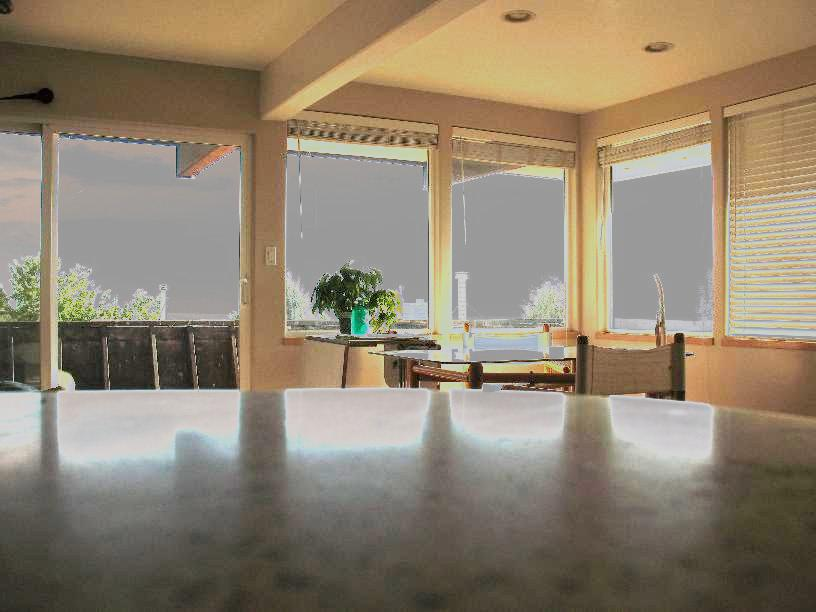

This chart was generated by the following Python code:
#!/usr/bin/env python
# -*- coding: utf-8 -*-

__author__ = 'cpina'

'''
versión 1.0 de hdr

	falta optimizar el proceso de difuminación de pixeles y la superposición de capas
'''

import numpy as np
from PIL import Image
from PIL import ImageEnhance
import sys

#Nivel de transparencia de imagen 1, para que queden igualmete mezcladas se debe usar un alfa=0.5
oscuro=0.4
claro=2.5

def convertirImgMatrixRGB(img):
    return np.array(img.convert("RGB"))

#aplicar brillo con libreria PIL
def aplicarBrillo(img,factor):
    imagen = ImageEnhance.Brightness(img)
    imConBrillo = imagen.enhance(factor) #si el factor esta entre 0.0 y 1.0 la imagen se opacara, de ahi en mas aumentara 
    return imConBrillo					 #el brillo, y si el valor es menor que 0 la imagen queda completamente negra


#resta los niveles de luminosidad de cada imagen para lograr el efecto hdr.
def restabrillo(img1,img2):
    arrImg1=convertirImgMatrixRGB(img1)
    arrImg2=convertirImgMatrixRGB(img2)
    for i in range(img1.size[1]):
        for j in range(img1.size[0]):
            sumaPixel= (arrImg1[i][j]-arrImg2[i][j])
            arrImg1[i][j]=sumaPixel
    imgSuma=Image.fromarray(arrImg1)
    return imgSuma



if __name__ == '__main__':
	img1=Image.open("orig_1.jpg")
	oscura=aplicarBrillo(img1,oscuro)
	oscura.save("oscuro.jpg")		#esta capa es innecesaria guardarla
	clara=aplicarBrillo(img1,claro)
	clara.save("clara.jpg")			#esta capa es innecesaria guardarla
	mala=restabrillo(clara, oscura)
	mala.save("hdr.jpg")
